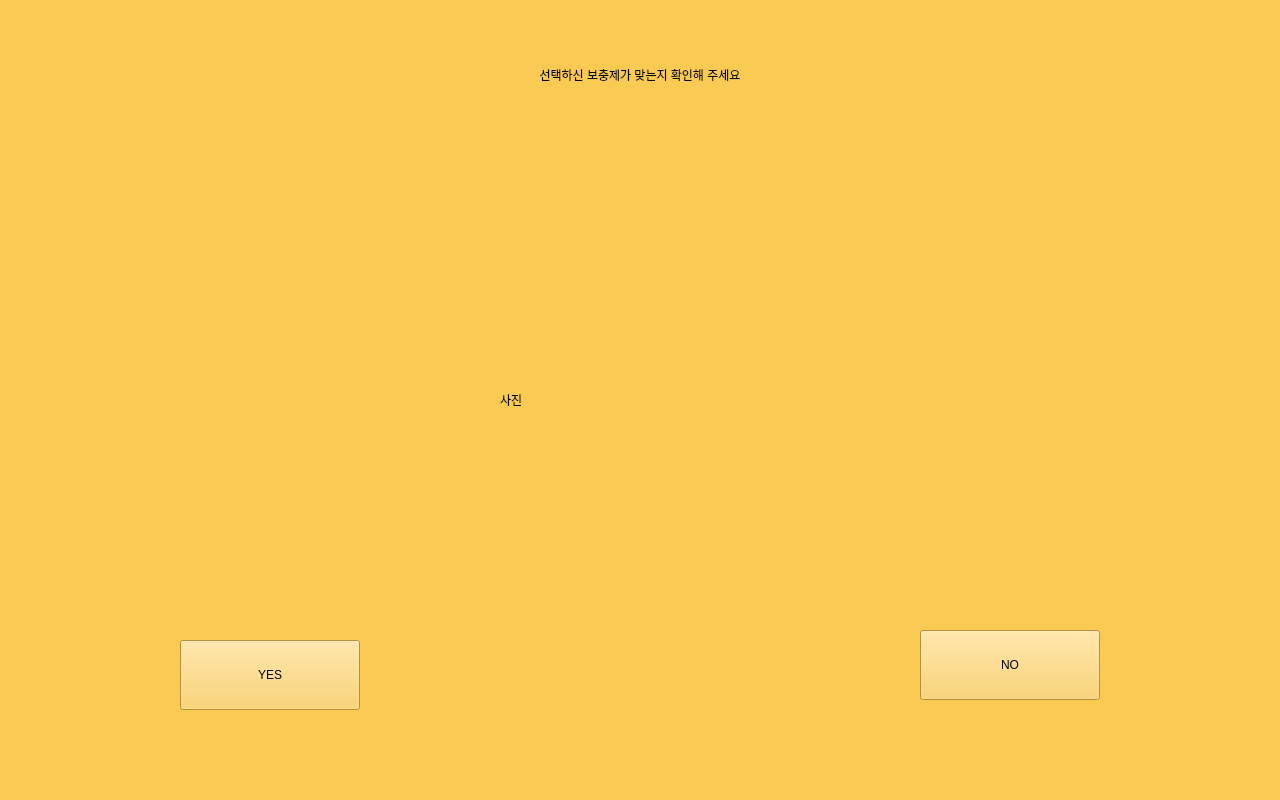
<?xml version="1.0" encoding="UTF-8"?>
<ui version="4.0">
 <class>page4</class>
 <widget class="QMainWindow" name="page4">
  <property name="geometry">
   <rect>
    <x>0</x>
    <y>0</y>
    <width>1280</width>
    <height>800</height>
   </rect>
  </property>
  <property name="windowTitle">
   <string>MainWindow</string>
  </property>
  <property name="styleSheet">
   <string notr="true">background-color:rgb(251,202,83)</string>
  </property>
  <widget class="QWidget" name="centralwidget">
   <widget class="QLabel" name="maintext">
    <property name="geometry">
     <rect>
      <x>0</x>
      <y>40</y>
      <width>1280</width>
      <height>70</height>
     </rect>
    </property>
    <property name="styleSheet">
     <string notr="true">font: 40pt &quot;HY헤드라인M&quot;</string>
    </property>
    <property name="text">
     <string>선택하신 보충제가 맞는지 확인해 주세요</string>
    </property>
    <property name="alignment">
     <set>Qt::AlignCenter</set>
    </property>
   </widget>
   <widget class="QLabel" name="powder">
    <property name="geometry">
     <rect>
      <x>500</x>
      <y>200</y>
      <width>280</width>
      <height>400</height>
     </rect>
    </property>
    <property name="text">
     <string>사진</string>
    </property>
   </widget>
   <widget class="QPushButton" name="pushButton">
    <property name="geometry">
     <rect>
      <x>180</x>
      <y>640</y>
      <width>180</width>
      <height>70</height>
     </rect>
    </property>
    <property name="styleSheet">
     <string notr="true">font: 40pt &quot;HY헤드라인M&quot;</string>
    </property>
    <property name="text">
     <string>YES</string>
    </property>
   </widget>
   <widget class="QPushButton" name="pushButton_2">
    <property name="geometry">
     <rect>
      <x>920</x>
      <y>630</y>
      <width>180</width>
      <height>70</height>
     </rect>
    </property>
    <property name="styleSheet">
     <string notr="true">font: 40pt &quot;HY헤드라인M&quot;</string>
    </property>
    <property name="text">
     <string>NO</string>
    </property>
   </widget>
  </widget>
  <widget class="QStatusBar" name="statusbar"/>
 </widget>
 <resources/>
 <connections/>
</ui>
